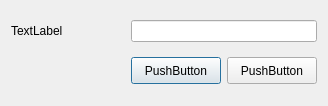
<?xml version="1.0" encoding="UTF-8"?>
<ui version="4.0">
 <class>MasterPasswdDialog</class>
 <widget class="QDialog" name="MasterPasswdDialog">
  <property name="geometry">
   <rect>
    <x>0</x>
    <y>0</y>
    <width>328</width>
    <height>106</height>
   </rect>
  </property>
  <property name="windowTitle">
   <string>Master Password</string>
  </property>
  <property name="windowIcon">
   <iconset>
    <normaloff>../../icons/openlmi-logo_full-color_light-bg.png</normaloff>../../icons/openlmi-logo_full-color_light-bg.png</iconset>
  </property>
  <layout class="QGridLayout" name="gridLayout">
   <item row="0" column="0">
    <widget class="QLabel" name="label_2">
     <property name="text">
      <string>TextLabel</string>
     </property>
    </widget>
   </item>
   <item row="0" column="1" colspan="2">
    <widget class="QLineEdit" name="lineEdit"/>
   </item>
   <item row="1" column="1">
    <widget class="QPushButton" name="pushButton_2">
     <property name="minimumSize">
      <size>
       <width>90</width>
       <height>27</height>
      </size>
     </property>
     <property name="maximumSize">
      <size>
       <width>90</width>
       <height>27</height>
      </size>
     </property>
     <property name="text">
      <string>PushButton</string>
     </property>
    </widget>
   </item>
   <item row="1" column="2">
    <widget class="QPushButton" name="pushButton">
     <property name="minimumSize">
      <size>
       <width>90</width>
       <height>27</height>
      </size>
     </property>
     <property name="maximumSize">
      <size>
       <width>90</width>
       <height>27</height>
      </size>
     </property>
     <property name="text">
      <string>PushButton</string>
     </property>
    </widget>
   </item>
  </layout>
 </widget>
 <resources/>
 <connections/>
</ui>
